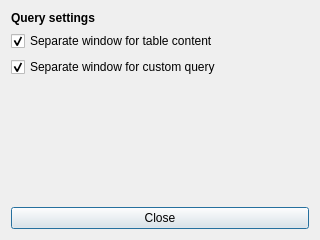
<?xml version="1.0" encoding="UTF-8"?>
<ui version="4.0">
 <class>CustomQuerySettings</class>
 <widget class="QDialog" name="CustomQuerySettings">
  <property name="geometry">
   <rect>
    <x>0</x>
    <y>0</y>
    <width>320</width>
    <height>240</height>
   </rect>
  </property>
  <property name="sizePolicy">
   <sizepolicy hsizetype="Ignored" vsizetype="Ignored">
    <horstretch>0</horstretch>
    <verstretch>0</verstretch>
   </sizepolicy>
  </property>
  <property name="minimumSize">
   <size>
    <width>320</width>
    <height>240</height>
   </size>
  </property>
  <property name="maximumSize">
   <size>
    <width>320</width>
    <height>240</height>
   </size>
  </property>
  <property name="windowTitle">
   <string>Dialog</string>
  </property>
  <layout class="QVBoxLayout" name="verticalLayout_2">
   <item>
    <widget class="QLabel" name="label">
     <property name="font">
      <font>
       <weight>75</weight>
       <bold>true</bold>
      </font>
     </property>
     <property name="text">
      <string>Query settings</string>
     </property>
    </widget>
   </item>
   <item>
    <layout class="QHBoxLayout" name="horizontalLayout_2">
     <property name="sizeConstraint">
      <enum>QLayout::SetMinimumSize</enum>
     </property>
     <item>
      <layout class="QVBoxLayout" name="verticalLayout">
       <property name="sizeConstraint">
        <enum>QLayout::SetMinimumSize</enum>
       </property>
       <item>
        <widget class="QCheckBox" name="select_checkbox">
         <property name="text">
          <string>Separate window for table content </string>
         </property>
         <property name="checked">
          <bool>true</bool>
         </property>
        </widget>
       </item>
       <item>
        <widget class="QCheckBox" name="custom_checkbox">
         <property name="text">
          <string>Separate window for custom query</string>
         </property>
         <property name="checked">
          <bool>true</bool>
         </property>
        </widget>
       </item>
       <item>
        <spacer name="verticalSpacer">
         <property name="orientation">
          <enum>Qt::Vertical</enum>
         </property>
         <property name="sizeHint" stdset="0">
          <size>
           <width>20</width>
           <height>40</height>
          </size>
         </property>
        </spacer>
       </item>
      </layout>
     </item>
     <item>
      <spacer name="horizontalSpacer">
       <property name="orientation">
        <enum>Qt::Horizontal</enum>
       </property>
       <property name="sizeHint" stdset="0">
        <size>
         <width>40</width>
         <height>20</height>
        </size>
       </property>
      </spacer>
     </item>
    </layout>
   </item>
   <item>
    <widget class="QPushButton" name="Close_button">
     <property name="text">
      <string>Close</string>
     </property>
    </widget>
   </item>
  </layout>
 </widget>
 <resources/>
 <connections/>
</ui>
